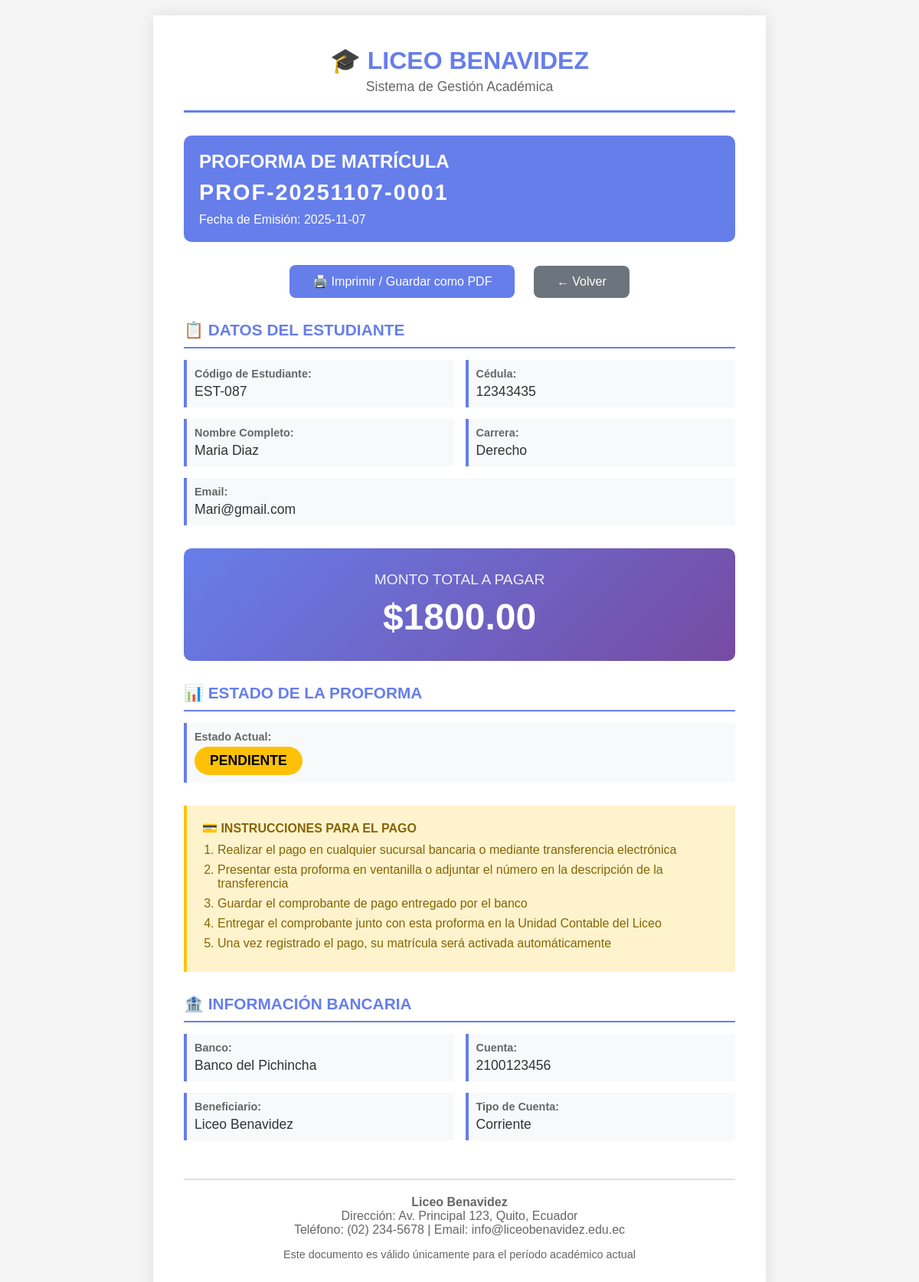
The app's page /proforma/PROF-20251107-0001 with its own data.
### tables this page shows
CREATE TABLE proformas (
            id INTEGER PRIMARY KEY AUTOINCREMENT,
            numero_proforma TEXT UNIQUE NOT NULL,
            id_estudiante INTEGER NOT NULL,
            codigo_estudiante TEXT NOT NULL,
            monto REAL NOT NULL,
            fecha_generacion TIMESTAMP DEFAULT CURRENT_TIMESTAMP,
            estado TEXT DEFAULT 'pendiente',
            FOREIGN KEY (id_estudiante) REFERENCES estudiantes(id)
        );

CREATE TABLE estudiantes (
            id INTEGER PRIMARY KEY AUTOINCREMENT,
            codigo_estudiante TEXT UNIQUE NOT NULL,
            cedula TEXT NOT NULL,
            nombre TEXT NOT NULL,
            apellido TEXT NOT NULL,
            carrera TEXT NOT NULL,
            email TEXT NOT NULL,
            estado_matricula TEXT DEFAULT 'no_matriculado',
            fecha_registro TIMESTAMP DEFAULT CURRENT_TIMESTAMP
        );

### app.py (the view)
@app.route('/proforma/<numero_proforma>')
def ver_proforma(numero_proforma):
    conn = get_db_connection()
    proforma = conn.execute('''
        SELECT p.*, e.nombre, e.apellido, e.cedula, e.carrera, e.email
        FROM proformas p
        JOIN estudiantes e ON p.id_estudiante = e.id
        WHERE p.numero_proforma = ?
    ''', (numero_proforma,)).fetchone()
    conn.close()
    if not proforma:
        flash('❌ Proforma no encontrada', 'error')
        return redirect(url_for('index'))
    return render_template('ver_proforma.html', proforma=proforma)

### database.py (called while the page is built)
def get_db_connection():
    conn = sqlite3.connect(DATABASE)
    conn.row_factory = sqlite3.Row  # Para acceder a columnas por nombre
    return conn

### templates/ver_proforma.html (shortened to what this page needs)
<!DOCTYPE html>
<html lang="es">
<head>
</head>
<body>
    <div class="container">
        <div class="header">
            <h1>🎓 LICEO BENAVIDEZ</h1>
            <p>Sistema de Gestión Académica</p>
        </div>
        <div class="proforma-info">
            <h2>PROFORMA DE MATRÍCULA</h2>
            <div class="proforma-numero">{{ proforma.numero_proforma }}</div>
            <p style="margin-top: 10px;">Fecha de Emisión: {{ proforma.fecha_generacion[:10] }}</p>
        </div>
        <div class="buttons no-print">
            <button onclick="window.print()" class="btn btn-print">🖨️ Imprimir / Guardar como PDF</button>
            <a href="{{ url_for('index') }}" class="btn btn-back">← Volver</a>
        </div>
        <div class="section">
            <h3>📋 DATOS DEL ESTUDIANTE</h3>
            <div class="info-grid">
                <div class="info-item">
                    <label>Código de Estudiante:</label>
                    <div class="value">{{ proforma.codigo_estudiante }}</div>
                </div>
                <div class="info-item">
                    <label>Cédula:</label>
                    <div class="value">{{ proforma.cedula }}</div>
                </div>
                <div class="info-item">
                    <label>Nombre Completo:</label>
                    <div class="value">{{ proforma.nombre }} {{ proforma.apellido }}</div>
                </div>
                <div class="info-item">
                    <label>Carrera:</label>
                    <div class="value">{{ proforma.carrera }}</div>
                </div>
                <div class="info-item" style="grid-column: span 2;">
                    <label>Email:</label>
                    <div class="value">{{ proforma.email }}</div>
                </div>
            </div>
        </div>
        <div class="monto-box">
            <label>MONTO TOTAL A PAGAR</label>
            <div class="monto">${{ "%.2f"|format(proforma.monto) }}</div>
        </div>
        <div class="section">
            <h3>📊 ESTADO DE LA PROFORMA</h3>
            <div class="info-item">
                <label>Estado Actual:</label>
                <div class="value">
                    <span class="estado {{ proforma.estado }}">
                        {{ proforma.estado.upper() }}
                    </span>
                </div>
            </div>
        </div>
        <div class="instrucciones">
            <h4>💳 INSTRUCCIONES PARA EL PAGO</h4>
            <ol>
                <li>Realizar el pago en cualquier sucursal bancaria o mediante transferencia electrónica</li>
                <li>Presentar esta proforma en ventanilla o adjuntar el número en la descripción de la transferencia</li>
                <li>Guardar el comprobante de pago entregado por el banco</li>
                <li>Entregar el comprobante junto con esta proforma en la Unidad Contable del Liceo</li>
                <li>Una vez registrado el pago, su matrícula será activada automáticamente</li>
            </ol>
        </div>
        <div class="section">
            <h3>🏦 INFORMACIÓN BANCARIA</h3>
            <div class="info-grid">
                <div class="info-item">
                    <label>Banco:</label>
                    <div class="value">Banco del Pichincha</div>
                </div>
                <div class="info-item">
                    <label>Cuenta:</label>
                    <div class="value">2100123456</div>
                </div>
                <div class="info-item">
                    <label>Beneficiario:</label>
                    <div class="value">Liceo Benavidez</div>
                </div>
                <div class="info-item">
                    <label>Tipo de Cuenta:</label>
                    <div class="value">Corriente</div>
                </div>
            </div>
        </div>
        <div class="footer">
            <p><strong>Liceo Benavidez</strong></p>
            <p>Dirección: Av. Principal 123, Quito, Ecuador</p>
            <p>Teléfono: (02) 234-5678 | Email: info@liceobenavidez.edu.ec</p>
            <p style="margin-top: 15px; font-size: 0.9em;">
                Este documento es válido únicamente para el período académico actual
            </p>
        </div>
    </div>
</body>
</html>

### templates/ver_proforma.html (style rules this page uses)
* { margin: 0; padding: 0; box-sizing: border-box; }
body { font-family: 'Arial', sans-serif; background: #f5f5f5; padding: 20px; }
.container { max-width: 800px; margin: 0 auto; background: white; padding: 40px; box-shadow: 0 0 20px rgba(0,0,0,0.1); }
.header { text-align: center; border-bottom: 3px solid #667eea; padding-bottom: 20px; margin-bottom: 30px; }
.header h1 { color: #667eea; font-size: 2em; margin-bottom: 5px; }
.header p { color: #666; font-size: 1.1em; }
.proforma-info { background: #667eea; color: white; padding: 20px; border-radius: 10px; margin-bottom: 30px; }
.proforma-info h2 { font-size: 1.5em; margin-bottom: 10px; }
.proforma-numero { font-size: 1.8em; font-weight: bold; letter-spacing: 2px; }
.section { margin-bottom: 30px; }
.section h3 { color: #667eea; border-bottom: 2px solid #667eea; padding-bottom: 10px; margin-bottom: 15px; font-size: 1.3em; }
.info-grid { display: grid; grid-template-columns: 1fr 1fr; gap: 15px; }
.info-item { padding: 10px; background: #f8f9fa; border-left: 4px solid #667eea; }
.info-item label { display: block; font-weight: bold; color: #666; font-size: 0.9em; margin-bottom: 5px; }
.info-item .value { font-size: 1.1em; color: #333; }
.monto-box { background: linear-gradient(135deg, #667eea 0%, #764ba2 100%); color: white; padding: 30px; border-radius: 10px; text-align: center; margin: 30px 0; }
.monto-box label { font-size: 1.2em; display: block; margin-bottom: 10px; opacity: 0.9; }
.monto-box .monto { font-size: 3em; font-weight: bold; }
.estado { display: inline-block; padding: 8px 20px; border-radius: 20px; font-weight: bold; font-size: 1em; }
.estado.pendiente { background: #ffc107; color: #000; }
.footer { margin-top: 50px; padding-top: 20px; border-top: 2px solid #e0e0e0; text-align: center; color: #666; }
.instrucciones { background: #fff3cd; border-left: 4px solid #ffc107; padding: 20px; margin: 30px 0; }
.instrucciones h4 { color: #856404; margin-bottom: 10px; }
.instrucciones ol { margin-left: 20px; }
.instrucciones li { margin: 8px 0; color: #856404; }
.buttons { text-align: center; margin: 30px 0; }
.btn { display: inline-block; padding: 12px 30px; margin: 0 10px; border: none; border-radius: 8px; font-size: 1em; cursor: pointer; text-decoration: none; transition: all 0.3s; }
.btn-print { background: #667eea; color: white; }
.btn-back { background: #6c757d; color: white; }

### records on screen
proformas: numero_proforma "PROF-20251107-0001", fecha_generacion "2025-11-07", codigo_estudiante "EST-087", monto "1800.00", estado "PENDIENTE"
estudiantes: cedula "12343435", nombre "Maria", apellido "Diaz", carrera "Derecho", email "Mari@gmail.com"
